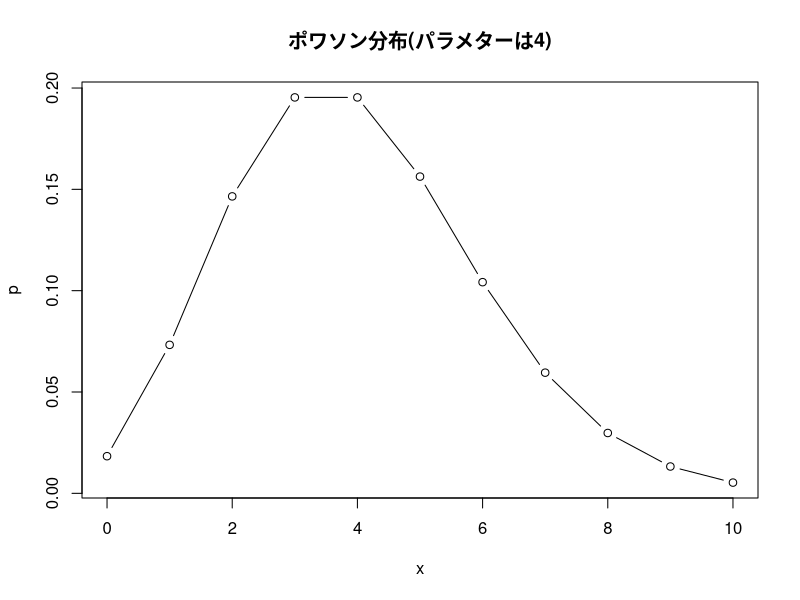
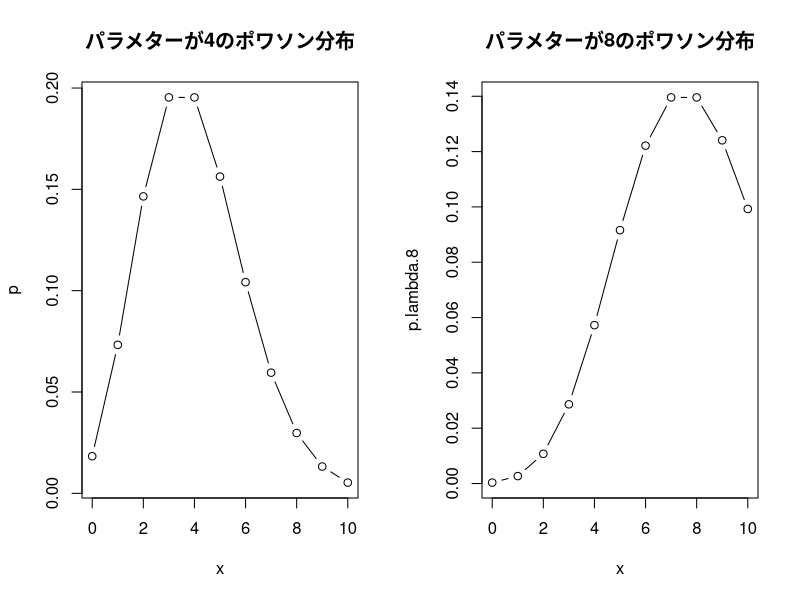
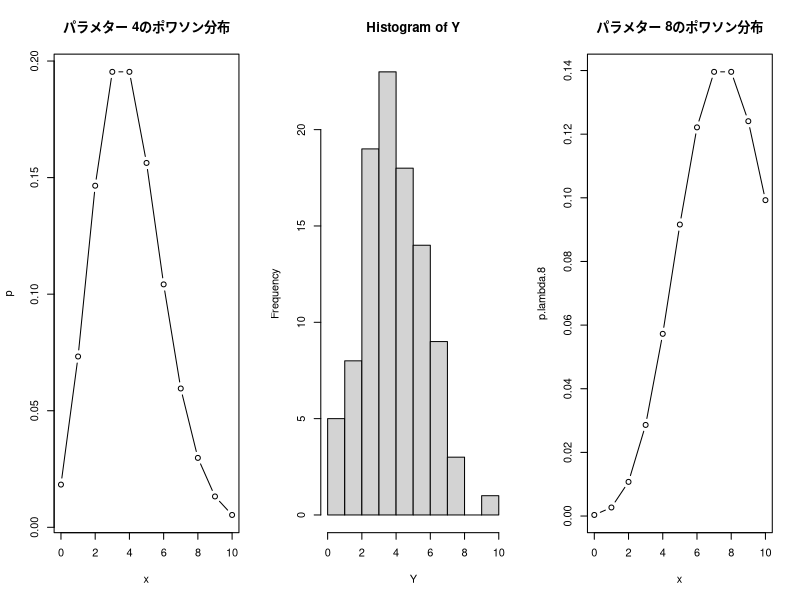
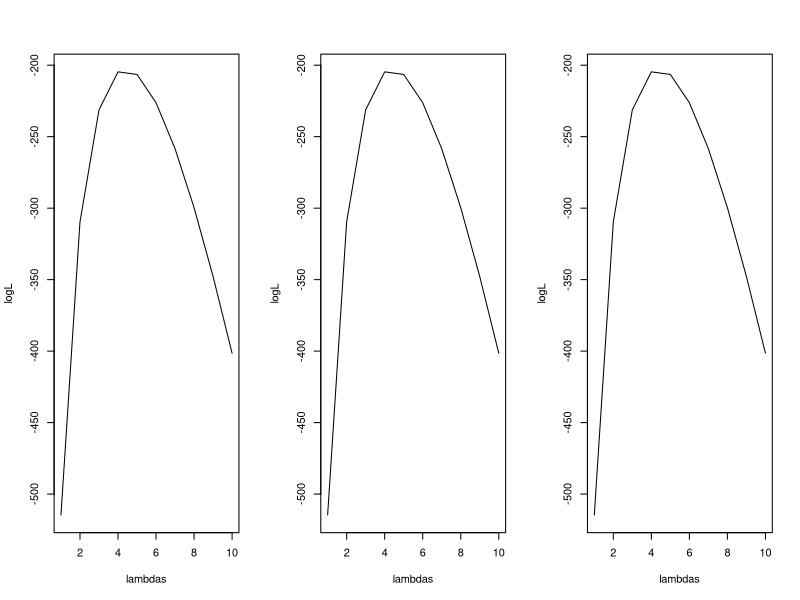

The R script that drew these images, in order:
## ---- chunk 1
knitr::opts_chunk$set(
    message = FALSE,
    cache = FALSE,
    warning = FALSE,
    width=6,
    fig.align='center',
    fig.pos='H',
    dev = c("png", "svg")
)
## ---- chunk 2
# 余白があるのでシードを与える
# 乱数なんかを固定できる
set.seed(1)
## ---- chunk 3
factorial(5)
my.f <- function(x){
    x + 2
}
my.f(4)
## ---- chunk 4
class("猫")
class(2)
# factorial("猫")
# Error in x + 1 : non-numeric argument to binary operator
## ---- chunk 5
X <- 1:10
X
factorial(X)
# sapply(X, factorial)
## ---- chunk 6
x <- 0:10  # 0から10までの atomic vector
dpois(lambda=4, 10) # 4匹集まる確率。lambda=4はとりあえず無視
p <- dpois(lambda=4, x) # xに確率密度関数`dpois`をapply
p # 各値が起きる確率のベクトル
## ---- chunk 7
plot(p~x, type="b", main="ポワソン分布(パラメターは4)")
## ---- chunk 8
layout(matrix(1:2, ncol=2))
plot(p~x, type="b", main="パラメターが4のポワソン分布")
p.lambda.8 <- dpois(lambda=8, x)  # もしパラメターが8だったら？
plot(p.lambda.8~x, type="b", main="パラメターが8のポワソン分布")
## ---- chunk 9
Y <- rpois(100, 4.3)
layout(matrix(1:3, ncol=3)) 
plot(p~x, type="b", main="パラメター 4のポワソン分布")
hist(Y)
plot(p.lambda.8~x, type="b", main="パラメター 8のポワソン分布")
## ---- chunk 10
# Yそれぞれの確率を求める
p <- dpois(lambda=4, Y) # atomic vector Y をdpoisにマップしている
prod(p)  # 0.1, のような値を100個掛け合わせるのでめっちゃ小さくなってしまう
sum(log(p))  # 大小関係を見る際はlogをとってsumをとればよい。
## ---- chunk 11
logL.f <- function(l){
    # Yは与えられていて、今度はlambda(l)を引数にとって尤度を返す
    Y.p <- dpois(lambda=l, Y)
    sum(log(Y.p))
}
# 先ほどと同じ値
logL.f(4)
## ---- chunk 12
lambdas <- 1:10
logL <- sapply(lambdas, logL.f)
# lambda = 4 の時が一番尤度が高い <- **最尤推定値**
plot(logL~lambdas, type="l")
## ---- chunk 13
plot(logL~lambdas, type="l")
## ---- chunk 14
plot(logL~lambdas, type="l")
## ---- chunk 15
# うまく行くとき、行かないときがある。（データの数に依存）
logL.f <- function(parameters){
    lambda=parameters[1]
    Y <- rpois(1000, 4.3)
    Y.p <- dpois(lambda=lambda, Y)
    - sum(log(Y.p))
}
optim(c(1), fn = logL.f)$par # パラメターの初期値を1とする(0はできなかった)
## ---- chunk 16
logL.f <- function(parameters){
    beta = parameters[1] + 2
    lambda= beta
    Y <- rpois(1000, 4.3)
    -sum(log(dpois(lambda=lambda, Y)))
}
optim(c(2), fn = logL.f)$par
